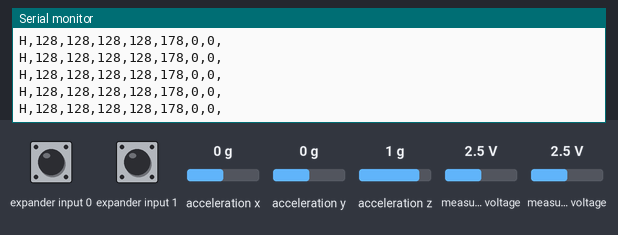
This sketch was run on a simulated Arduino Uno, built with avr-gcc and run on an emulated ATmega328P. Parts: the last lines printed to the serial monitor. Wiring (inferred from the names in the program): Wii Nunchuk at I2C address 0x52. The inputs (shaded band) are chosen by the test bench; at power-on: acceleration x 0 g, measured voltage 2.5 V, acceleration y 0 g, acceleration z 1 g, expander input 0 HIGH, expander input 1 HIGH.

Above: at 1.3 s.
1.4 s: acceleration x set to -1.4 g
At 2.3 s:
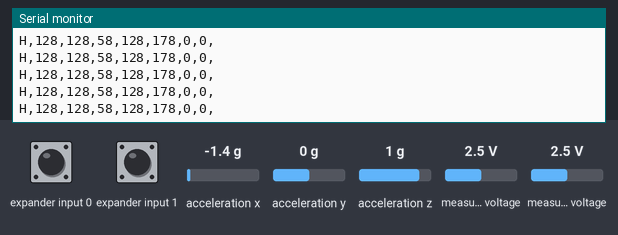
4.4 s: measured voltage (sensor 200) set to 0.1 V
At 5.2 s:
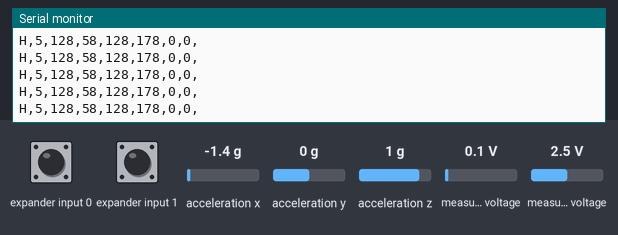
7.4 s: measured voltage (sensor 201) set to 0.1 V
At 8.4 s:
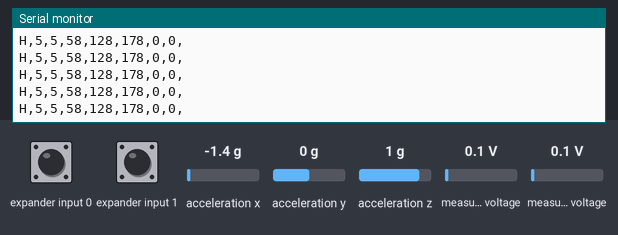
10.4 s: acceleration y set to -1.4 g
At 11.1 s:
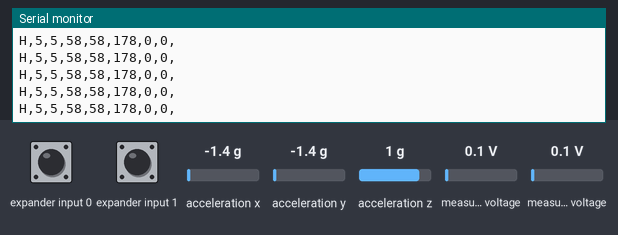
13.4 s: acceleration z set to -1.4 g
At 14.1 s:
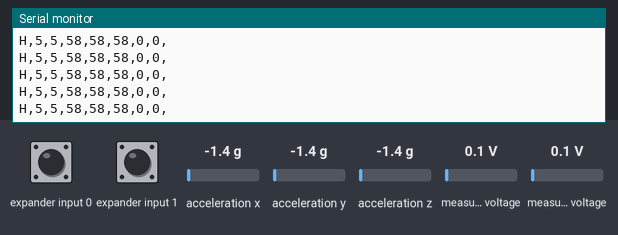
16.4 s: measured voltage (sensor 200) set to 1.2 V
At 17.4 s:
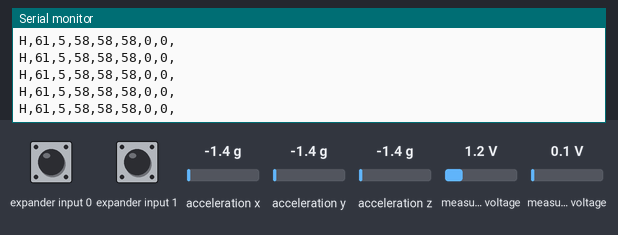
Timing chart, 0 to 19.4 s (numbered marks = the images above; inputs shaded):
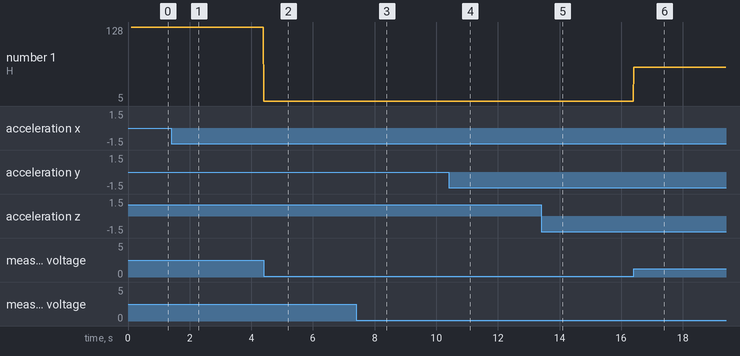

The sketch:

nunchuk_lines.ino
```cpp
/*
 * nunchuk_lines sketch
 * sends data to Processing to draw line that follows nunchuk movement
 */

#include <Wire.h> // initialize wire

const int vccPin = A3; // +v (power) provided by pin 17
const int gndPin = A2; // gnd provided by pin 16

const int dataLength = 6;        // number of bytes to request
static byte rawData[dataLength]; // array to store nunchuk data

enum nunchukItems{
  joyX,
  joyY,
  accelX,
  accelY,
  accelZ,
  btnZ,
  btnC
};

void setup(){
  pinMode(gndPin, OUTPUT); // set power pins to correct state
  pinMode(vccPin, OUTPUT);
  digitalWrite(gndPin, LOW);
  digitalWrite(vccPin, HIGH);
  delay(100); // wait for things to stabilize

  Serial.begin(9600);
  nunchukInit();
}

void loop(){

  nunchukRead();

  Serial.print("H,"); // header
  for(int i = 0; i < 7; i++){
    Serial.print(getValue(joyX+ i), DEC);
    Serial.write(',');
  }

  Serial.println();
  delay(27); //The time in ms between redraws


}

/*
 * Establishes I2C communication w/ nunchuk
 */
void nunchukInit(){

  Wire.begin(0x52);                 // join I2C bus as master
  Wire.beginTransmission(0x52); // transmit to device 0x52

  Wire.write((byte)0x40);       // sends memory address
  Wire.write((byte)0x00);       // sends one byte

  Wire.endTransmission();       // stop transmitting

}

/*
 * Send a request for data to the nunchuk
 */
static void nunchukRequest(){

  Wire.beginTransmission(0x52); // transmit data to device 0x52
  Wire.write((byte)0x00);       // sends one byte
  Wire.endTransmission();       // stop transmitting

}


/*
 * Receive data back from the nunchuk,
 * returns true if read successful, else false
 */
boolean nunchukRead(){

  int count = 0;
  Wire.requestFrom(0x52, dataLength); // request data from nunchuk

  // works like Serial.available (indicates how many bytes have been received)
  while(Wire.available()){
    // store data in rawData buffer
    rawData[count] = nunchukDecode(Wire.read());
    count++;
  }

  nunchukRequest(); // send request for next data payload

  if(count >= dataLength){
    return true;     // success if all 6 bytes received
  }else{
    return false;    // failure
  }

}

/*
 * Encode data to format that most wiimote drivers accept
 */
static char nunchukDecode(byte x){
  return (x ^ 0x17) + 0x17;
}

int getValue(int item){
  if(item <= accelZ){
    return (int)rawData[item];
  }else if(item == btnZ){
    return bitRead(rawData[5], 0) ? 0 : 1;
  }else if(item == btnC){
    return bitRead(rawData[5], 1) ? 0 : 1;
  }
}
```

Measured:
- after the input at 1.4 s, the serial monitor: prints a new line at once (image 1)
- after the input at 4.4 s, the serial monitor: prints a new line at once (image 2)
- after the input at 7.4 s, the serial monitor: prints a new line at once (image 3)
- after the input at 10.4 s, the serial monitor: prints a new line at once (image 4)
- after the input at 13.4 s, the serial monitor: prints a new line at once (image 5)
- after the input at 16.4 s, the serial monitor: prints a new line at once (image 6)
- plotted number 1: 5 → 61 after the input at 16.4 s
